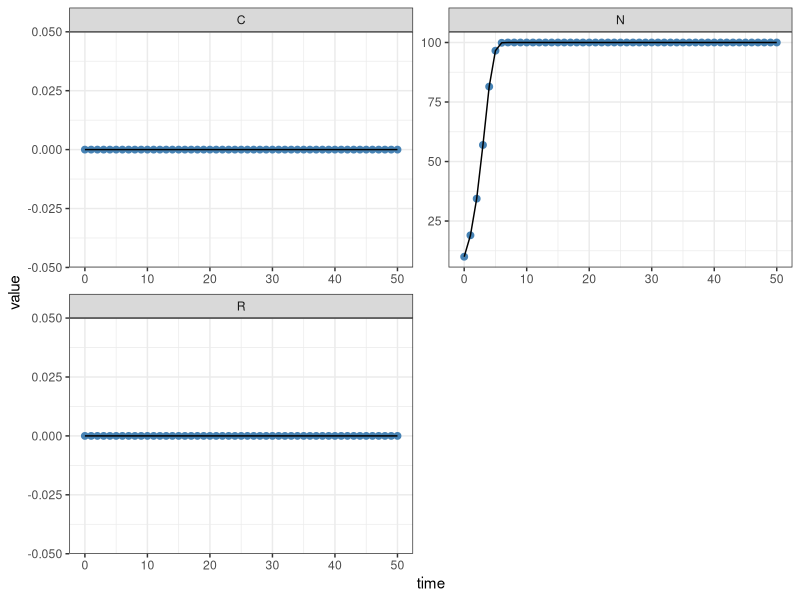
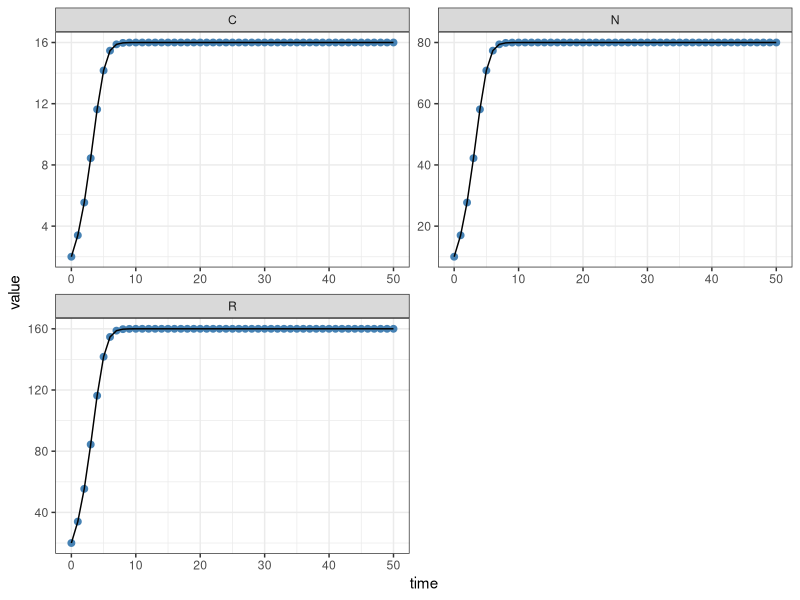
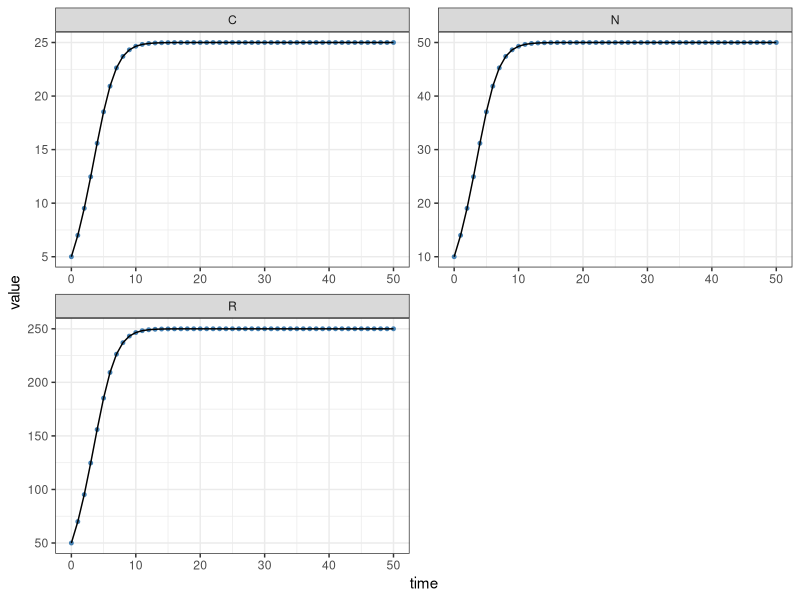
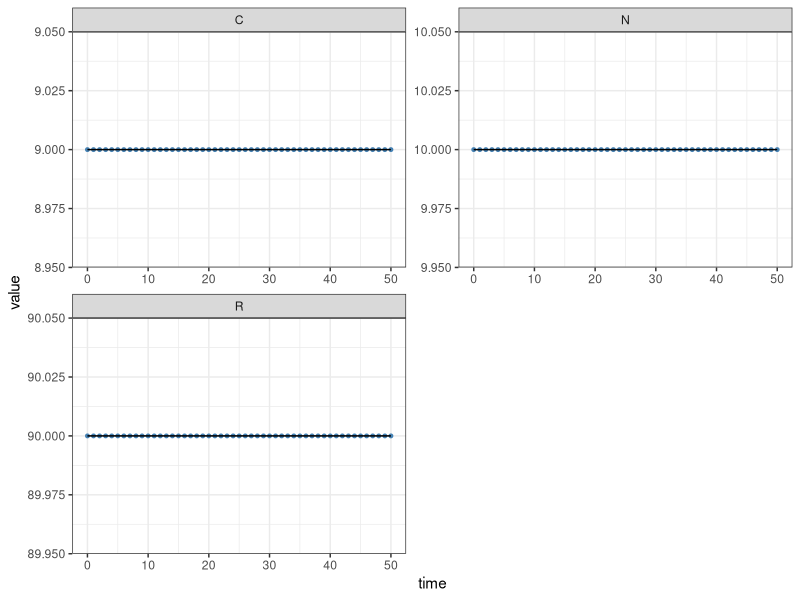
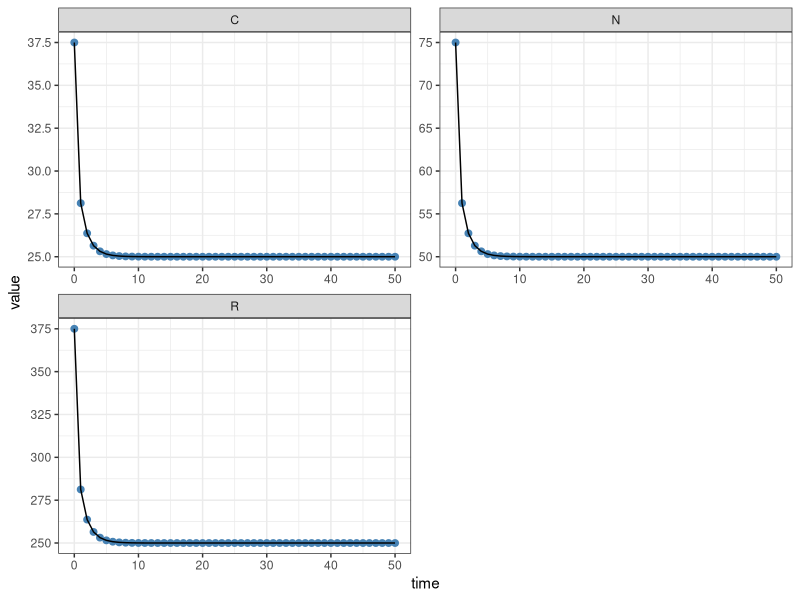
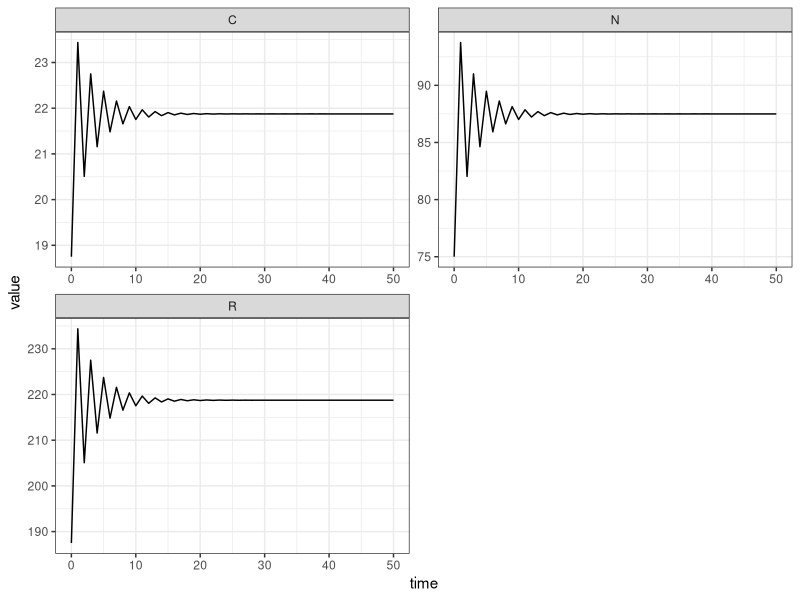
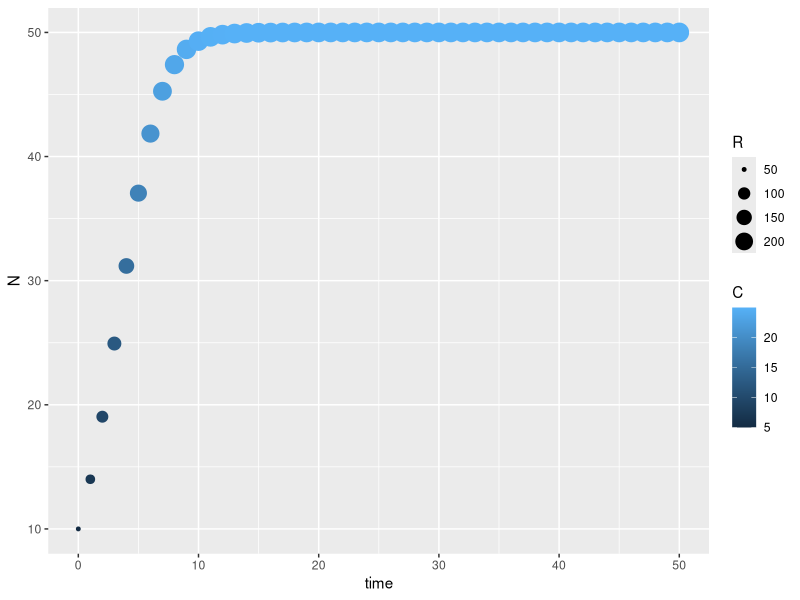
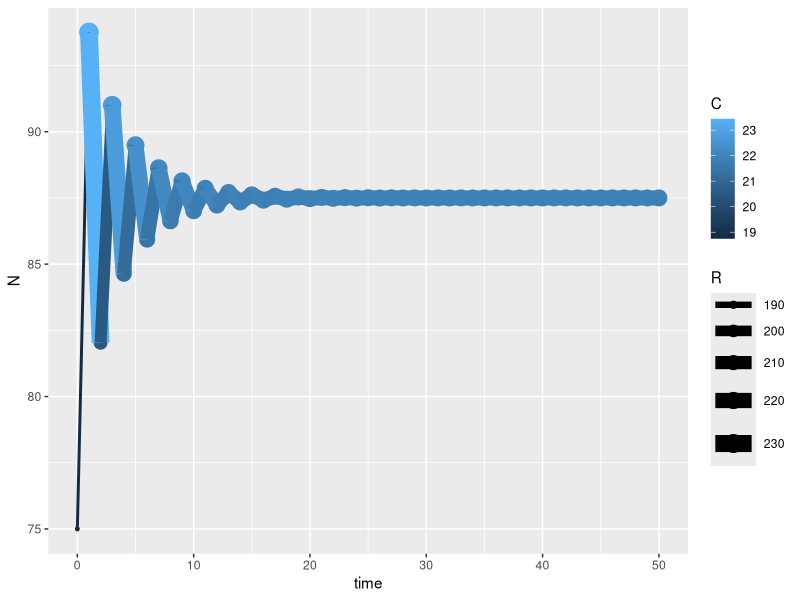

These figures' R source, in order:
## ---- chunk 1
library(tidyverse)

## ---- chunk 2

logistic_model <- function(r = 1, K = 100, N0 = 10, nsteps = 50, c = 0.5, p = 10){

  # define a vector of time and N THIS IS ODD
  time <- c(0:nsteps)
  N <- numeric(length = length(time))

  #Assign initial population size
  
  N[1] <- N0

  for (t in 1:nsteps) {
    N[t + 1] <- N[t] + (r * N[t] * (1 - (N[t] / K))) - c * N[t]
  }
  # end for loop
  
  #create data frame with sim results
  
  simul <- data.frame(time, N) %>% 
    mutate(C = c * N,
           R = p*C)
  
  
  return(simul)
}
results <- logistic_model()
## ---- chunk 3

logistic_model <- function(r = 1, K = 100, N0 = 10, nsteps = 50, c = 0.5, p = 10){

  # define a vector of time and N THIS IS ODD
  time <- c(0:nsteps)
  N <- numeric(length = length(time))

  #Assign initial population size
  
  N[1] <- N0

  for (t in 1:nsteps) {
    N[t + 1] <- N[t] + (r * N[t] * (1 - (N[t] / K))) - c * N[t]
  }
  # end for loop
  
  #create data frame with sim results
  
  simul <- data.frame(time, N) %>% 
    mutate(C = c * N,
           R = p*C)
  
  
  return(simul)
}

## ---- chunk 4
print(results)
## ---- chunk 5
logistic_model(r = 1, K = 100, N0 = 10, nsteps = 50, c = 0, p = 10) %>% 
  gather(variable, value, -time) %>% 
   ggplot(mapping = aes(x = time, y = value)) +
 # geom_line() +
  geom_point(color = "steelblue", size = 2) +
  geom_line() +
  theme_bw() +
  facet_wrap( ~ variable, ncol = 2, scales = "free")
## ---- chunk 6
logistic_model(r = 1, K = 100, N0 = 10, nsteps = 50, c = 0.2, p = 10) %>% 
  gather(variable, value, -time) %>% 
   ggplot(mapping = aes(x = time, y = value)) +
 # geom_line() +
  geom_point(color = "steelblue", size = 2) +
  geom_line() +
  theme_bw() +
  facet_wrap( ~ variable, ncol = 2, scales = "free")
## ---- chunk 7
logistic_model(r = 1, K = 100, N0 = 10, nsteps = 50, c = 0.5, p = 10) %>% 
  gather(variable, value, -time) %>% 
   ggplot(mapping = aes(x = time, y = value)) +
 # geom_line() +
 geom_point(color = "steelblue", size = 1) +
  geom_line() +
  theme_bw() +
  facet_wrap( ~ variable, ncol = 2, scales = "free")
## ---- chunk 8
logistic_model(r = 1, K = 100, N0 = 10, nsteps = 50, c = .9, p = 10) %>% 
  gather(variable, value, -time) %>% 
   ggplot(mapping = aes(x = time, y = value)) +
 # geom_line() +
  geom_point(color = "steelblue", size = 1) +
  geom_line() +
  theme_bw() +
  facet_wrap( ~ variable, ncol = 2, scales = "free")
## ---- chunk 9
logistic_model(r = 1, K = 100, N0 = 75, nsteps = 50, c = .5, p = 10) %>% 
  gather(variable, value, -time) %>% 
   ggplot(mapping = aes(x = time, y = value)) +
 # geom_line() +
  geom_point(color = "steelblue", size = 2) +
  geom_line() +
  theme_bw() +
  facet_wrap( ~ variable, ncol = 2, scales = "free")
## ---- chunk 10
logistic_model(r = 2, K = 100, N0 = 75, nsteps = 50, c = .25, p = 10) %>% 
  gather(variable, value, -time) %>% 
   ggplot(mapping = aes(x = time, y = value)) +
 # geom_line() +
  geom_line() +
  theme_bw() +
  facet_wrap( ~ variable, ncol = 2, scales = "free")
## ---- chunk 11
logistic_model(N0 = 10) %>% 
  ggplot(aes(x = time, y = N, color = C, size = R)) +
  geom_point()
## ---- chunk 12
logistic_model(r = 2, K = 100, N0 = 75, nsteps = 50, c = .25, p = 10) %>% 
  ggplot(aes(x = time, y = N, color = C, size = R)) +
  geom_point() + 
  geom_line()
